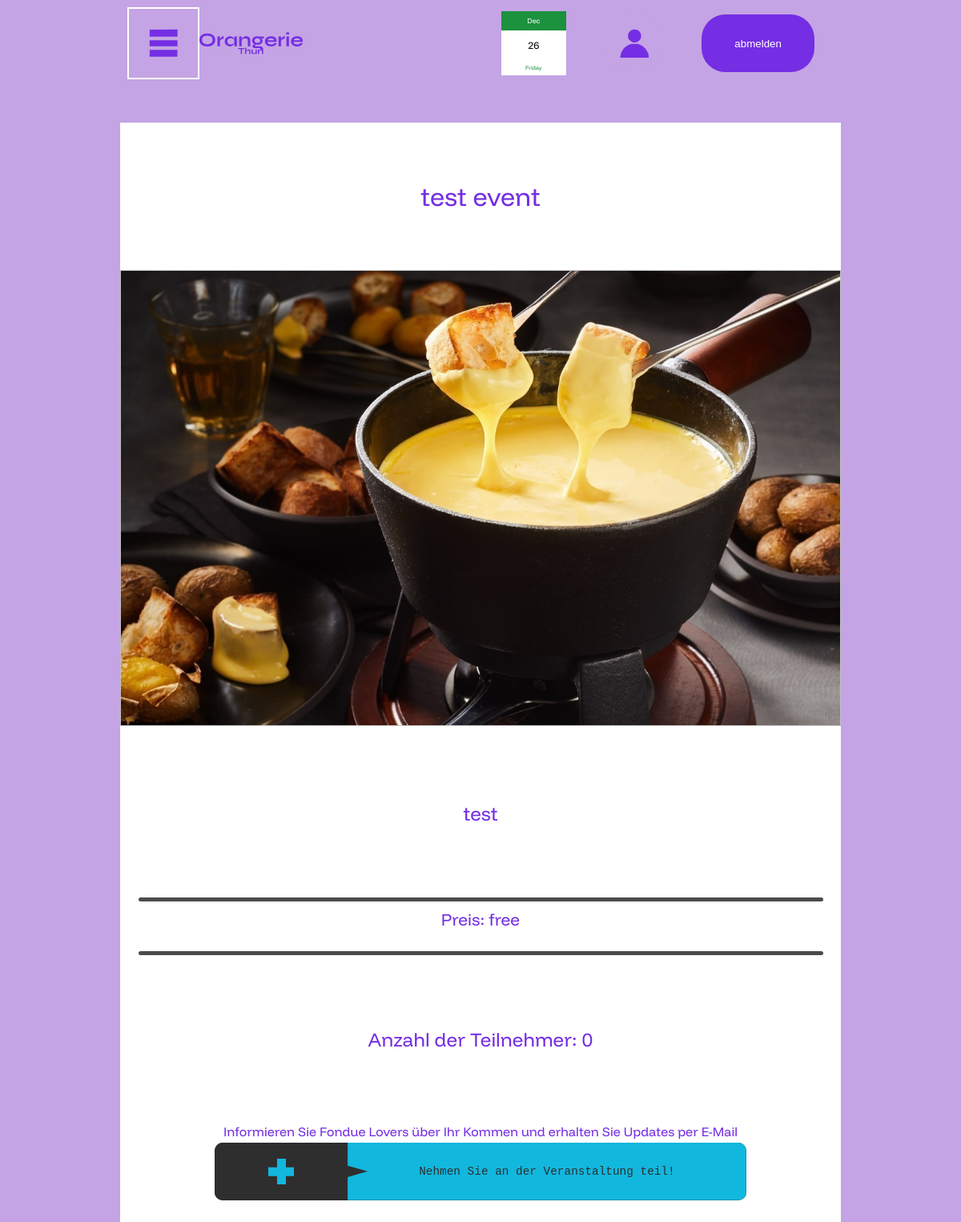
The page /test-event/ (signed in) on the database its author committed.
### orange/models.py (models this page shows, shortened)
class Event(models.Model):
    user = models.ForeignKey(User, on_delete=models.CASCADE,related_name="eventowner",blank=True)
    name = models.CharField(max_length=255,unique=True)
    slug = models.SlugField(allow_unicode=True,unique=True,blank=True)
    created_at= models.DateTimeField(auto_now=True)
    description = models.TextField(blank=True,default='')
    description_short = models.TextField(blank=True,default='')
    additional_info = models.TextField(blank=True,default='')
    mainpic = models.ImageField(upload_to="orange/css/eventpics",height_field=None,width_field=None,max_length=1000,blank=True,null=True)
    price = models.TextField(blank=True,default='')
    link_to_external_site=models.TextField(blank=True,default='')
    link_button_text=models.TextField(blank=True,default='')
    org = models.ForeignKey('Organization',null=True,blank=True, on_delete=models.CASCADE)
    tendies = models.ManyToManyField(User,blank=True,related_name="tendies")
    class Meta:
        ordering = ['-created_at']

class Organization(models.Model):
    members = models.ManyToManyField(User,blank=True,related_name="org_member")
    admins = models.ManyToManyField(User,blank=True,related_name="org_admin")
    member_requests = models.ManyToManyField(User,blank=True,related_name="org_request")
    president = models.ForeignKey(User,null=True,blank=True, on_delete=models.CASCADE,related_name="org_president")
    name = models.CharField(max_length=255,unique=True)
    slug = models.SlugField(allow_unicode=True,unique=True,blank=True)
    created_at= models.DateTimeField(auto_now=True)
    description = models.TextField(blank=True,default='')
    mainpic = models.ImageField(upload_to="orange/css/clubpics",height_field=None,width_field=None,max_length=1000,blank=True,null=True)
    link_to_external_site=models.TextField(blank=True,default='')
    link_button_text=models.TextField(blank=True,default='')

### orange/views.py (the view)
# urls.py: re_path(r'(?P<slug>[-\w]+)/$',views.EventInfo.as_view(),name='eventinfo'),
class EventInfo(TemplateView):
    template_name = 'orange/event_info.html'
    def get(self, request, slug):
        event= get_object_or_404(Event,slug=self.kwargs.get('slug'))
        languagecookie="de"
        try:
            languagecookie=request.COOKIES["language"]
        except:
            pass
        else:
            pass
        finally:
            pass
        args = {'event':event,"language":languagedic[languagecookie]["event_info"],"navlang":languagedic[languagecookie]["nav"]}
        return render(request,self.template_name,args)

### orange/templates/orange/event_info.html (shortened to what this page needs)
{% extends 'orange/nav.html' %}
{% load static %}
{% block pregroup %}
{% get_static_prefix as STATIC_PREFIX %}
    <link rel="stylesheet" href="{% static 'orange/css/event_info.css' %}">
    <div class="event">
      <div class="almostfullfill bigtext"><div class="center">{{event.name}}</div></div>
      {% if event.mainpic %}
        <img class="eventimagehouse"
        style="background-image:url('{{ STATIC_PREFIX }}{{event.mainpic}}')"
        width="{{ event.mainpic.width }}"
        height="{{ event.mainpic.height }}"
        ></img>
      {% endif %}
      <div class="almostfullfill mediumtext"><div class="center">{{event.description}}</div></div>
      <div class="seperator"></div>
      <div class="almostfullfill smalltext"><div class="center">{{language.price}} {{event.price}}</div></div>
      <div class="seperator"></div>
      <div class="allmostfullfill mediumtext">
        <div class="center">
          {{language.num}} {{ event.tendies.all|length }}
        </div>
      </div>
      <div class="letusknowhouse">
        {% if user.is_authenticated %}
          <div class="letusknowbuttonhouse">
              <div class="almostfullfill">
                <div id="attendtext" class="center">
                  {% if user in event.tendies.all %}
                      {{language.youare}}
                    {% else %}
                      {{language.let}}
                      {% if event.org %}{{event.org.name}}{% else %}{{event.user.email}}{% endif %}
                      {{language.know}}
                  {% endif %}
                </div>
              </div>
              <div data-type="attendevent" data-club="{{event.slug}}" id="joinevent" class="batterysize">
                <div class="batterybutton deletefoodbutton batterytopcolor">
                  <div class="fullfill batterytopcolor">
                    <div class="clipstyle batteryclip batterybodycolor
                    "></div>
                  </div>
                  <div class="fullfill batterybodyclip batterybodycolor
                  ">
                    <div id="batterytextoption" class="center batterytext">
                      {% if user in event.tendies.all %}
                        {{language.cancel}}
                        {% else %}
                          {{language.join}}
                      {% endif %}
                    </div>
                  </div>
                </div>
              </div>
          </div>
        {% endif %}
      </div>
    </div>
  {% endblock %}

### static/orange/css/nav.css (style rules this page uses)
:root { --bodycolor: #C4A4E4; --logocolor: #752EE3; --textcolormain:#FFFFFF; --blacktext:#000000; }
body { position: absolute; margin: 0%; box-sizing: border-box; padding:0px; left:0px; top:0px; font-size: 100%; height: 100%; width:100%; font-family: funnel; background-color: var(--bodycolor); color:var(--textcolormain); }
@media screen and (min-width: 900px) { body { --widtha:calc(100vw - 900px); margin-left: calc(var(--widtha) / 2); max-width: 900px; } }
.fullfill { display: flex; height:100%; width:100%; min-height: 0; }
.center { margin:auto; text-align: center; }
.bigtext { font-size: 2em; }
.mediumtext { font-size: 1.5em; }
.smalltext { font-size: 1.3em; }
.batterybutton { box-sizing: border-box; margin:auto; height: 90%; width:96%; border-radius: 10px; display: grid; grid-template-columns: 25% 75%; overflow: hidden; }
.clipstyle { height:45%; margin:auto; aspect-ratio:1/1; }
.batterytext { font-size: .9em; font-family: 'Courier New', monospace; overflow: hidden; }
.batterytopcolor { background-color: #2E2E2E; }

### static/orange/css/event_info.css (style rules this page uses)
.event { position: relative; width: 100%; box-sizing: border-box; margin-top:5%; overflow:auto; background-color: var(--textcolormain); color:var(--logocolor); }
.bigtext { font-size: 2em; margin-top: 8%; margin-bottom: 8%; }
.mediumtext { font-size: 1.5em; margin-top: 10%; margin-bottom: 10%; }
.smalltext { font-size: 1.3em; margin-top: 1%; margin-bottom: 1%; }
.almostfullfill { width:100%; display: flex; }
.eventimagehouse { max-width: 100%; height: auto; background-size: contain; background-repeat: no-repeat; background-position: center; }
.seperator { height: 5px; border-radius: 20px; background-color: black; opacity: .7; width:95%; margin-left: auto; margin-right: auto; margin-top:3%; margin-bottom: 1%; }
.letusknowhouse { width:100%; margin-top: 5%; margin-bottom:5%; display: flex; }
.letusknowbuttonhouse { margin: auto; width:96%; }
.batterysize { height: 10vh; width:80%; margin: auto; display: flex; }
.batterybutton { box-sizing: border-box; margin:auto; height: 90%; width:96%; border-radius: 10px; display: grid; grid-template-columns: 25% 75%; overflow: hidden; }
.clipstyle { height:45%; margin:auto; aspect-ratio:1/1; }
.batterybodyclip { clip-path:polygon(0% 0%,100% 0%,100% 100%,0% 100%,0% 60%,5% 50%,0% 40%,0% 0%) }
.batterytopcolor { background-color: #2E2E2E; }
.batteryclip { clip-path:polygon(0% 34%,34% 34%,34% 0%,68% 0%,68% 34%,100% 34%,100% 68%, 68% 68%,68% 100%,34% 100%,34% 68%,0% 68%) }
.batterybodycolor { background-color:#12B7DE; }
.batterytext { color:#2E2E2E; font-size: .9em; font-family: 'Courier New', monospace; }

### rows shown on the page
Event: name "test event", description "test", price "free", tendies.all|length "0", org.name "Fondue Lovers"

### other values the page prints
{{ navlang.logout }} "abmelden"
{{ language.price }} "Preis:"
{{ language.num }} "Anzahl der Teilnehmer:"
{{ language.let }} "Informieren Sie"
{{ language.know }} "über Ihr Kommen und erhalten Sie Updates per E-Mail"
{{ language.join }} "Nehmen Sie an der Veranstaltung teil!"
